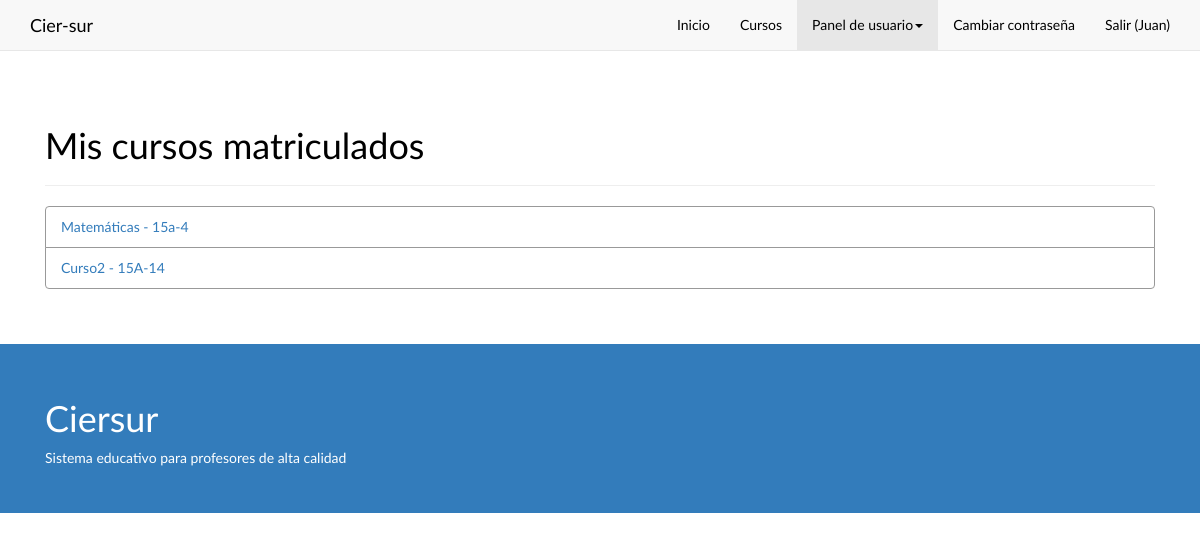
/mis_cursos (signed in), run on the app's committed database.
### app/models.py (models this page shows, shortened)
class Usuario(AbstractBaseUser):
    id_persona = models.OneToOneField(Persona, verbose_name="Cédula de la persona")
    TIPOS = (
        ('1', 'Administrador'),
        ('2', 'Secretaria'),
        ('3', 'Master Teacher'),
        ('4', 'Leader Teacher')
    )
    tipo = models.CharField(max_length=1,choices=TIPOS)
    is_active = models.BooleanField(default=True)
    is_admin = models.BooleanField(default=False)
    objects = CierUserManager()
    USERNAME_FIELD = 'id_persona'
    REQUIRED_FIELDS = ['tipo']
    class Meta:
        verbose_name = "Usuario"
        verbose_name_plural = "Usuarios"
    def get_short_name(self):
        return self.id_persona.nombre
    def get_tipo(self):
        return self.tipo

class Persona(models.Model):
    cedula = models.IntegerField(primary_key=True)
    nombre = models.CharField(max_length=200)
    apellidos = models.CharField(max_length=200)
    correo = models.CharField(max_length=200, unique=True)
    celular = models.CharField(max_length=200, null=True)
    direccion = models.CharField(max_length=200, null=True)
    fecha_nacimiento = models.DateField()
    SEXOS = (
        ('M', 'Masculino'),
        ('F', 'Femenino'),
    )
    sexo = models.CharField(max_length=1,choices=SEXOS)
    DEPS = (
        ('A', 'Amazonas'),
        ('Caq', 'Caquetá'),
        ('Ca', 'Cauca'),
        ('H', 'Huila'),
        ('N', 'Nariño'),
        ('P', 'Putumayo'),
        ('T', 'Tolima'),
        ('VC', 'Valle del Cauca'),
    )
    departamento = models.CharField(max_length=3,choices=DEPS)
    ciudad = models.CharField(max_length=15)
    class Meta:
        verbose_name = "Persona"
        verbose_name_plural = "Personas"

class LT_Curso(models.Model):
    id_lt = models.ForeignKey(Usuario,verbose_name="Cédula del docente")
    id_curso_cohorte = models.ForeignKey(Cohorte,verbose_name="Curso - Cohorte")
    fecha_inscripcion = models.DateField()
    aprobado =  models.NullBooleanField(default=None)
    class Meta:
        unique_together = (("id_lt", "id_curso_cohorte"),)
    class Meta:
        verbose_name = "Curso-LT"
        verbose_name_plural = "Cursos-LT"

class Cohorte(models.Model):
    id_curso = models.ForeignKey(Curso,verbose_name="Curso")
    semestre = models.CharField(max_length=50)
    def __str__(self):
        return "%s - %s-%s" % (str(self.id_curso), self.semestre, str(self.id))

class Curso(models.Model):
    nombre = models.CharField(max_length=50)
    descripcion = models.TextField()
    slug = models.SlugField(max_length=200, unique=True)
    def __str__(self):
        return self.nombre
    class Meta:
        verbose_name = "Curso"
        verbose_name_plural = "Cursos"

### app/views.py (the view)
# urls.py: url(r'^mis_cursos\/?$', views.CursosLT.as_view(), name="mis_cursos"),
class CursosLT(generic.ListView):
    template_name = "cursosLT.html"
    def get_queryset(self):
        return models.LT_Curso.objects.all().filter(id_lt=self.request.user)
    def get_context_data(self, **kwargs):
        context = super(CursosLT, self).get_context_data(**kwargs)
        context['title'] = "Mis Cursos - CIER-SUR"
        context['nbar'] = "panel"
        return context

### templates/cursosLT.html
{% extends "base.html" %}
{% block content %}
	<div class="section">
		<div class="container">
			<div class="row">
				<div class="col-md-12">
					<div class="page-header">
                    	<h1>Mis cursos matriculados</h1>
                    </div>
					<ul class="list-group">
					{% for object in object_list %}
						<li class="list-group-item">
						<a href="{% url "mis_notas" pk=object.id %}">{{ object.id_curso_cohorte  }}</a>
						</li>
					{% endfor %}
					</ul>
				</div>
			</div>
		</div>
	</div>
{% endblock %}

### templates/base.html (shortened to what this page needs)
{% load staticfiles %}
<!DOCTYPE html>
<html>
    <head>
        <link href="{% static "css/font-awesome.min.css" %}" rel="stylesheet" type="text/css">
        <link href="{% static "css/bootstrapOrg.min.css" %}" rel="stylesheet" type="text/css">
        <link href="{% static "css/bootstrap.css" %}" rel="stylesheet" type="text/css">
        <link href="{% static "css/ciersur.css" %}" rel="stylesheet" type="text/css">
    </head>
    <body>
        <div class="navbar navbar-default navbar-static-top">
            <div class="container">
                <div class="navbar-header">
                    <a class="navbar-brand" href="{% url "index" %}"><span>Cier-sur</span></a>
                </div>
                <div class="collapse navbar-collapse" id="navbar-ex-collapse">
                    <ul class="nav navbar-nav navbar-right">
                        <li class="{% if nbar == 'inicio' %}active{% endif %}">
                            <a href="{% url "index" %}">Inicio</a>
                        </li>
                        <li class="{% if nbar == 'curso_list' %}active{% endif %}">
                            <a href="{% url "curso_list" %}">Cursos</a>
                        </li>
                        {% if user.is_authenticated %}
                            <li class="dropdown {% if nbar == 'panel' %}active{% endif %}">
                                <a href="#" data-toggle="dropdown" class="dropdown-toggle">Panel de usuario<b class="caret"></b></a>
                            </li>
                            <li class="{% if nbar == 'password_change' %}active{% endif %}">
                                <a href="{% url 'password_change' %}">Cambiar contraseña</a>
                            </li>
                            <li>
                                <a href="{% url 'logout' %}">Salir ({{ user.get_short_name }})</a>
                            </li>
                        {% endif %}
                    </ul>
                </div>
            </div>
        </div>
        {% block content %} {% endblock %}
        <footer class="section section-primary">
            <div class="container">
                <div class="row">
                    <div class="col-sm-6">
                        <h1>Ciersur</h1>
                        <p>Sistema educativo para profesores de alta calidad</p>
                    </div>
                </div>
            </div>
        </footer>
    </body>
</html>

### data on the page
Usuario: get_short_name "Juan"
LT_Curso: id_curso_cohorte "Matemáticas - 15a-4"
LT_Curso: id_curso_cohorte "Curso2 - 15A-14"
